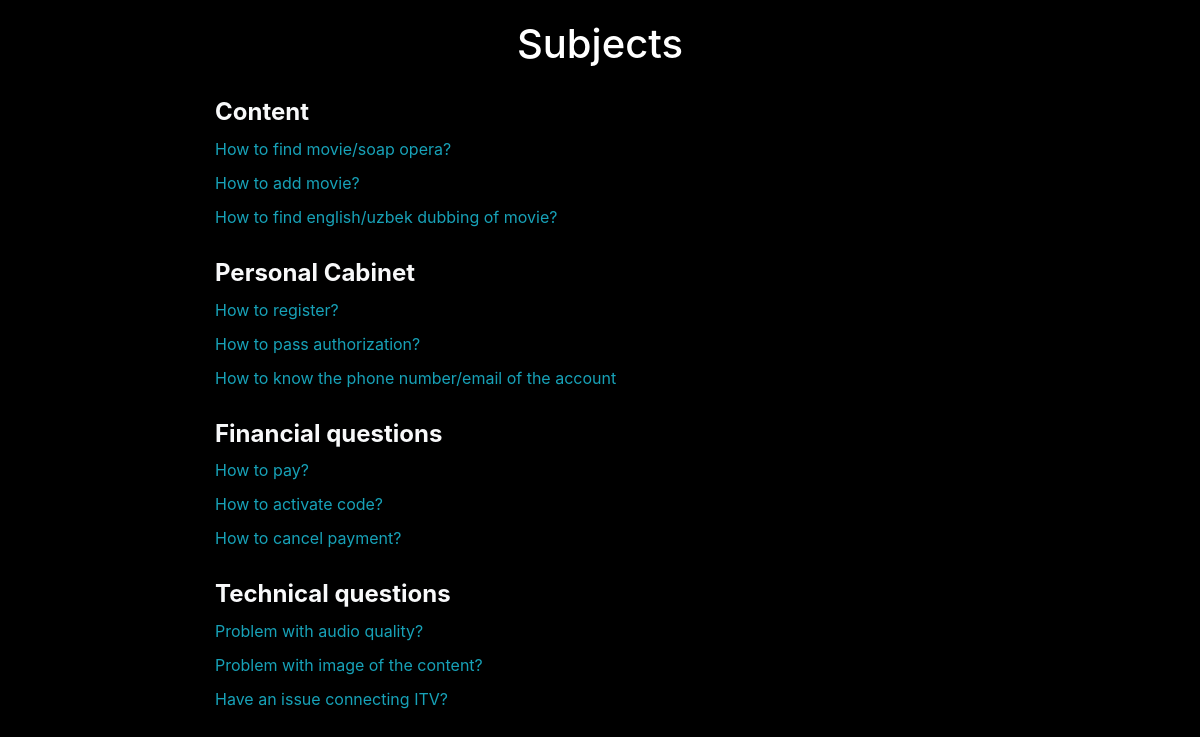
The page / on the database its author committed.
### client_app/models.py (models this page shows, shortened)
class Subject(models.Model):
    title = models.CharField(max_length=100)

class Topic(models.Model):
    subject = models.ForeignKey(Subject, on_delete=models.CASCADE)
    question = models.TextField()
    answer = models.TextField()

### client_app/views.py (the view)
# urls.py: path('', views.index, name='index'),
def index(request):
    subjects_with_topics = []
    subjects = Subject.objects.all()
    for subject in subjects:
        topics = subject.topic_set.all()  # Retrieve related topics for the current subject
        subjects_with_topics.append({'subject': subject, 'topics': topics})
    return render(request, 'index.html', {'subjects_with_topics': subjects_with_topics})

### templates/index.html (shortened to what this page needs)
<!DOCTYPE html>
<html lang="en">
<head>
    <link href="https://stackpath.bootstrapcdn.com/bootstrap/4.5.2/css/bootstrap.min.css" rel="stylesheet">
</head>
<body>
    <div class="container">
        <h1>Subjects</h1>
        {% for subject_with_topics in subjects_with_topics %}
        <div class="subject">
            <h2 class="subject-title">{{ subject_with_topics.subject.title }}</h2>
            <ul class="topic-list">
                {% for topic in subject_with_topics.topics %}
                <li class="topic-item"><a href="{% url 'topic_detail' topic.id %}" class="topic-link">{{ topic.question }}</a></li>
                {% endfor %}
            </ul>
        </div>
        {% endfor %}
    </div>
</body>
</html>

### templates/index.html (style rules this page uses)
body { background-color: #000; color: #fff; padding: 20px; }
.container { max-width: 800px; }
h1 { color: #fff; text-align: center; }
.subject { margin-top: 30px; }
.subject-title { font-size: 24px; font-weight: bold; color: #f8f9fa; margin-bottom: 10px; }
.topic-list { list-style-type: none; padding-left: 0; }
.topic-item { margin-bottom: 10px; }
.topic-link { color: #17a2b8; text-decoration: none; transition: color 0.3s ease; }

### rows shown on the page
Subject: subject "Content"
Topic: question "How to find movie/soap opera?"
Topic: question "How to add movie?"
Topic: question "How to find english/uzbek dubbing of movie?"
Subject: subject "Personal Cabinet"
Topic: question "How to register?"
Topic: question "How to pass authorization?"
Topic: question "How to know the phone number/email of the account"
Subject: subject "Financial questions"
Topic: question "How to pay?"
Topic: question "How to activate code?"
Topic: question "How to cancel payment?"
Subject: subject "Technical questions"
Topic: question "Problem with audio quality?"
Topic: question "Problem with image of the content?"
Topic: question "Have an issue connecting ITV?"
